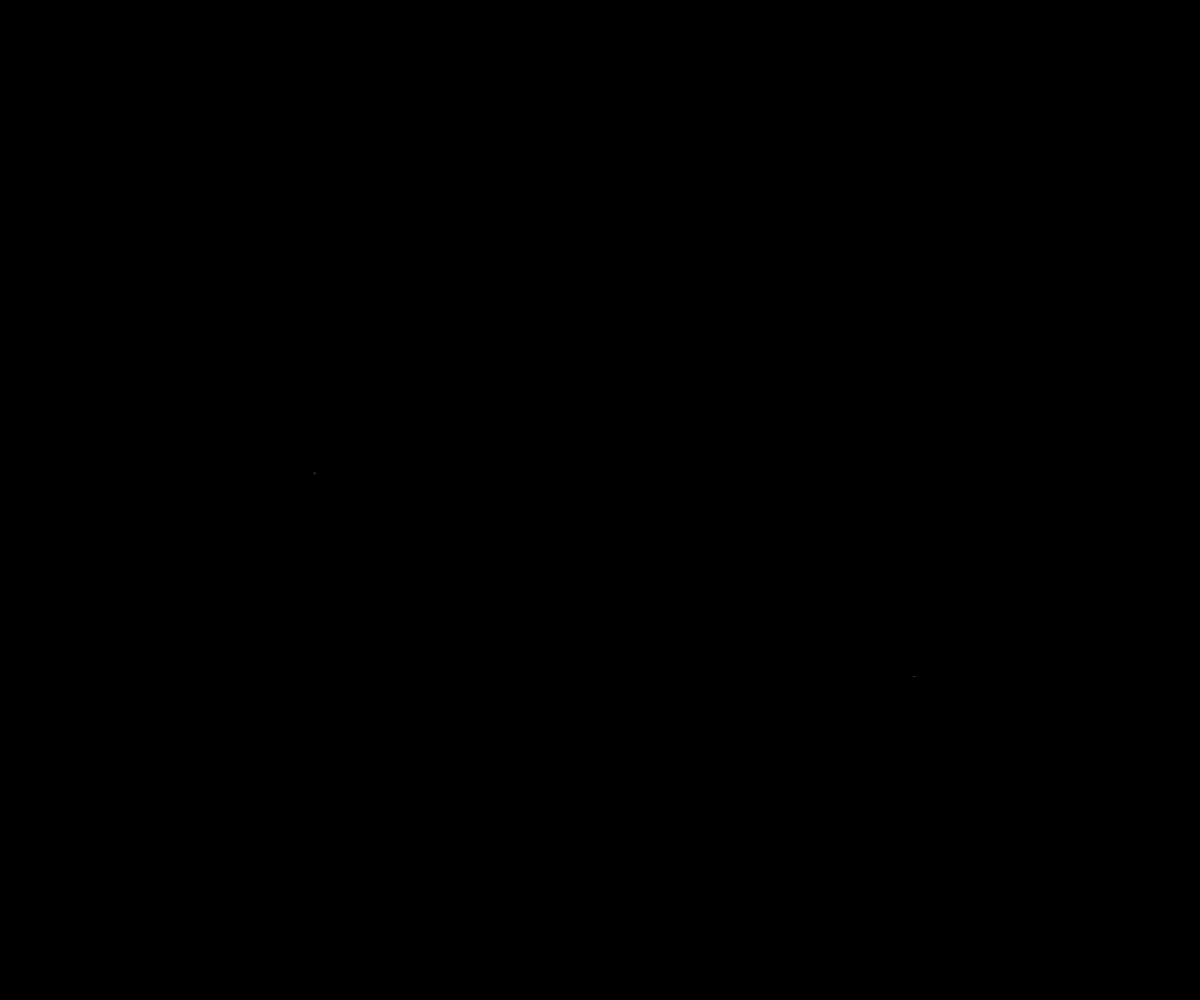
Frame 1 (no input)
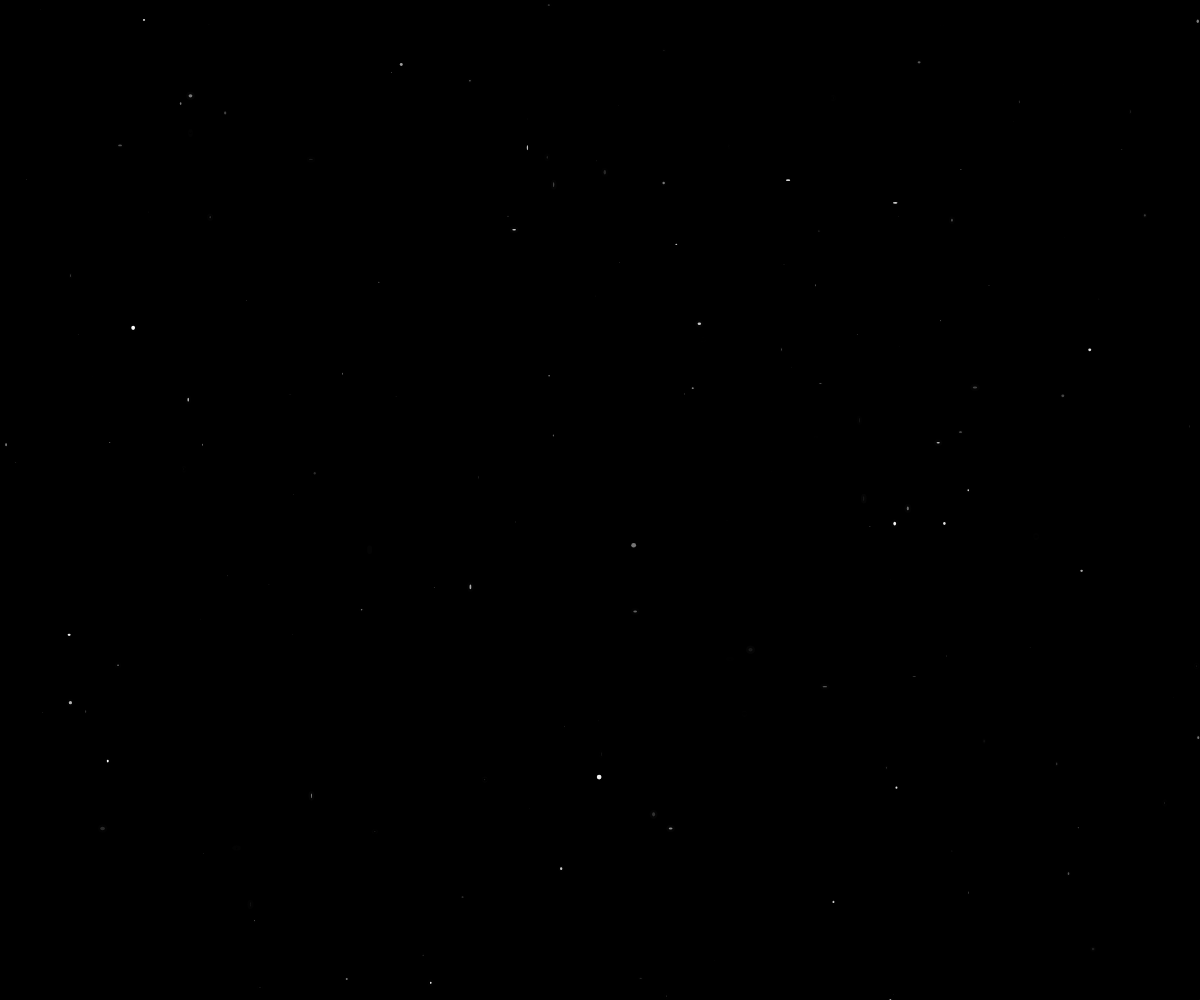
Frame 60 (no input)
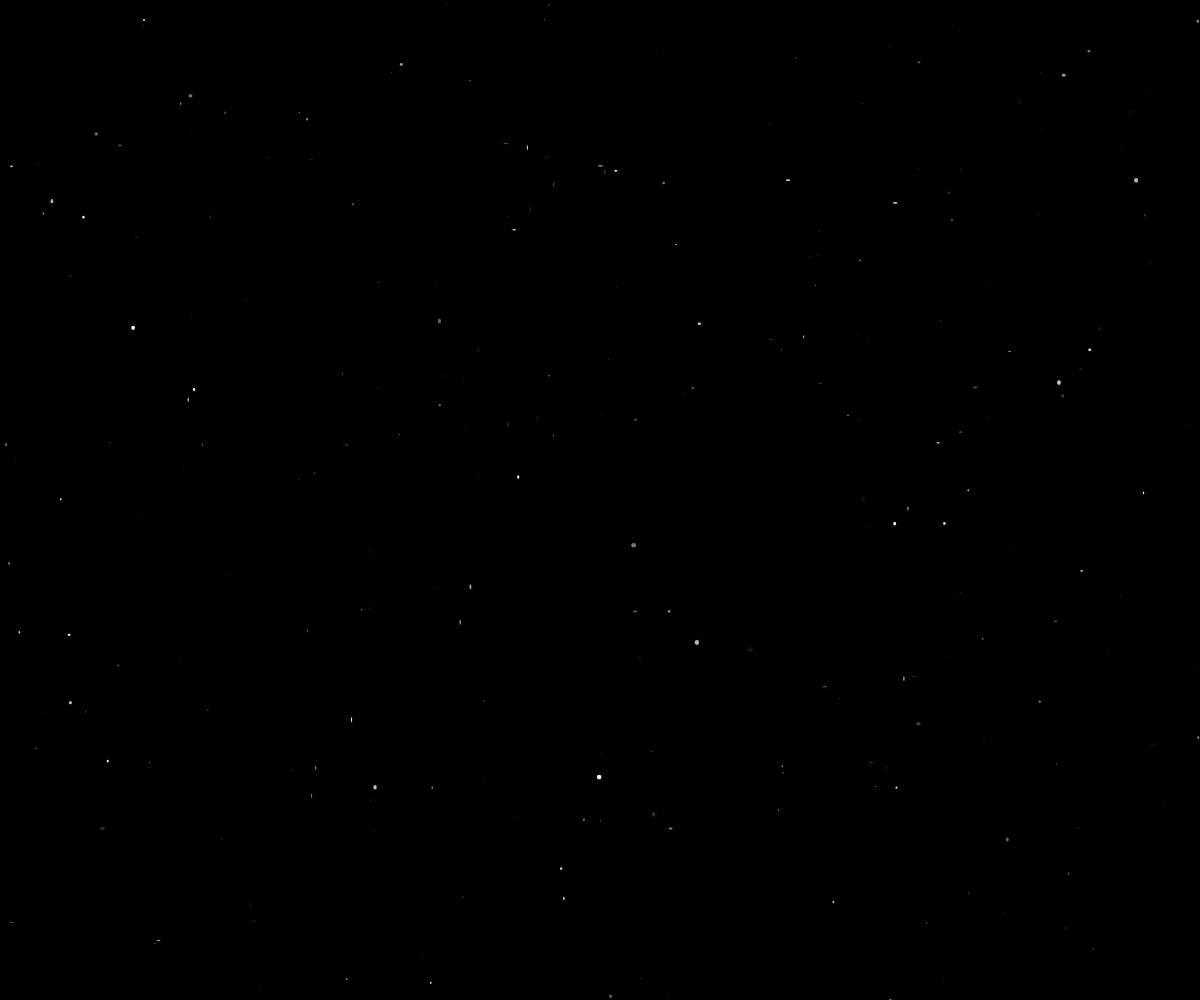
Frame 120 (the mouse pressed at the canvas centre since frame 60)

The p5.js sketch that drew these frames (run headless with seeded random() and noise() and a simulated clock; from frame 60 on, the mouse is pressed at the canvas centre):

// p5.js sketch
// ── sketch.js
function setup() {
    createCanvas(windowWidth, windowHeight);
    frameRate(60);
    background(0);
}

function draw() {

    //just showing you a sketch will be a resizable card
    //delete all this and replace it with your own sketch
    var counter = 0
    
     //see the corners of your sketch / think about card resizing.
    
    while (counter < 5) {
        if (counter = counter + 1) {
            strokeWeight(counter);
            stroke(255, random(counter));
            fill(255, random(255));
        }
        
        ellipse(random(windowWidth), random(windowHeight), random(counter), random(counter));
             
        if (keyIsPressed === true) {
                 background(0,10);
        }
        
        
        counter = counter + 1
    
}
}
    
    //Shake device for lines
function deviceShaken() {    
    lineShake(accelerationX, accelerationY);
}
    
    //Turn device to erase canvas
function deviceTurned() {
    eraseCanvas();
}

    //Click mouse for lines
function mouseClicked() {
    lineShake(random(windowWidth), random(windowHeight));
}
    
    //lineShake Machine
    
function lineShake(powerX, powerY) {
    strokeWeight(1);
    stroke(random(255), random(255), 255, random(255));
    line(random(0, powerX), random(0, powerY), random(powerX, windowWidth), random(powerY, windowHeight));
}
    
    //eraseCanvas Machine
    
function eraseCanvas() {
    background(0);
}
   
